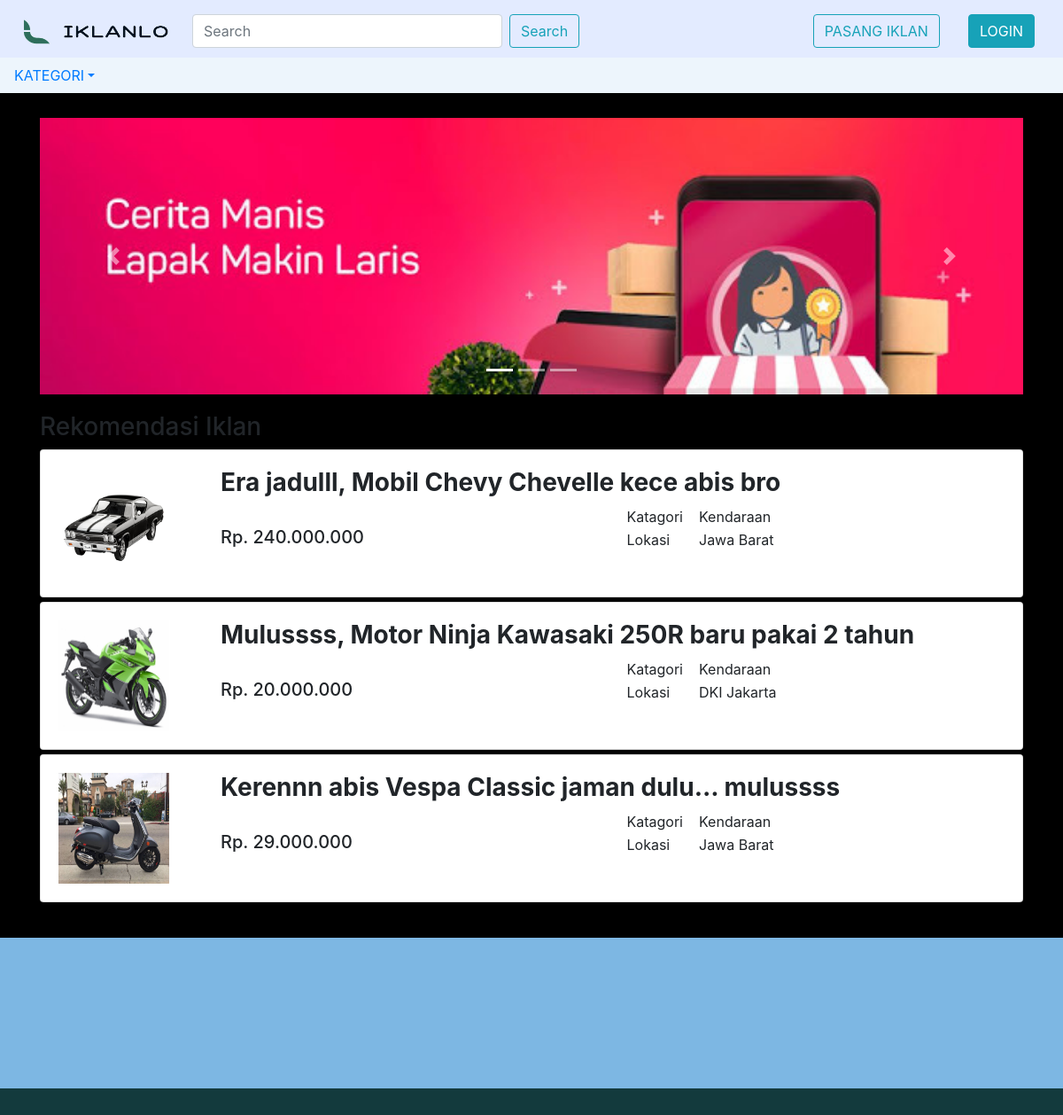
Page /index_kendaraan.php on the committed database.
### tables this page shows
CREATE TABLE `barang` (
  `id_iklan` int(10) NOT NULL,
  `id_user` int(10) NOT NULL,
  `nama_barang` varchar(200) DEFAULT NULL,
  `kategori` varchar(50) NOT NULL,
  `harga` varchar(50) NOT NULL,
  `lokasi` varchar(50) NOT NULL,
  `gambar` varchar(300) NOT NULL
);

### index_kendaraan.php (the view, shortened to what this page needs)
<?php
  include "open_db.php";
  include "notice_index.php";
  $query = mysqli_query($conn,"SELECT * FROM barang WHERE kategori = 'Kendaraan'");
?>
<!DOCTYPE html>
<html>
<head>
	<link rel="stylesheet" type="text/css" href="css/bootstrap.css">
	<link rel="stylesheet" type="text/css" href="template.css">
</head>
<body>
	<div class="container">
		<div class="header">
			<nav class="navbar fixed-top" style="background-color: #e3ebff;">
				<form class="form-inline">
  					<a class="navbar-brand" href="index.php"><img src="logo.png" width="175" height="30"></a>
    				<input class="form-control mr-sm-2" type="search" placeholder="Search"
    					aria-label="Search" style="width: 350px; margin-left: 10px;">
   					<button class="btn btn-outline-info my-2 my-sm-0" type="submit">Search</button>
  				</form>
  				<ul class="nav justify-content-end" >
  					<li class="nav-item">
  						<a class="nav-link" href="form_iklan.php">
                <button type="button" class="btn btn-outline-info">PASANG IKLAN</button>
              </a>
  					</li>
  					<li class="nav-item">
  						<a class="nav-link" href="login.php">
  							<button type="button" class="btn btn-info">LOGIN</button>
  						</a>
  					</li>
  				</ul>
			</nav>
			<nav class="fixed-top" style="background-color: #edf5fc; top: 65px;">
				<div class="nav-item dropdown megamenu-li">
       				<a class="nav-link dropdown-toggle" href="" id="dropdown" data-toggle="dropdown"
       					aria-haspopup="true" aria-expanded="false">KATEGORI</a>
      			</div>
			</nav>
		</div>
		<div class="main">
			<div id="carouselExampleIndicators" class="carousel slide" data-ride="carousel"
				style="margin-bottom: 20px;">
  				<ol class="carousel-indicators">
    				<li data-target="#carouselExampleIndicators" data-slide-to="0" class="active"></li>
    				<li data-target="#carouselExampleIndicators" data-slide-to="1"></li>
    				<li data-target="#carouselExampleIndicators" data-slide-to="2"></li>
  				</ol>
  				<div class="carousel-inner">
    				<div class="carousel-item active">
      					<img src="pic/image1.jpeg" class="d-block w-100">
   					</div>
  				</div>
  			<a class="carousel-control-prev" href="#carouselExampleIndicators" role="button" data-slide="prev">
    			<span class="carousel-control-prev-icon" aria-hidden="true"></span>
  			</a>
  			<a class="carousel-control-next" href="#carouselExampleIndicators" role="button" data-slide="next">
    			<span class="carousel-control-next-icon" aria-hidden="true"></span>
  			</a>
			</div>
			<h3>Rekomendasi Iklan</h3>
      <?php while ($data = mysqli_fetch_array($query)){ ?>
			<div class="card" style="margin-bottom: 5px;">
				<div class="card-body" >
					<div class="row">
            <div class="col-2">
              <img src="img/<?= $data["gambar"]; ?>" width="125px" height="125px">
            </div>
            <div class="col-10">
                <h3><strong><?php echo $data['nama_barang']; ?></strong></h3>
               <div class="row">
                <div class="col-6"><br>
                  <h5> Rp. <?php echo $data['harga']; ?><h5/>
                </div>
                <div class="col">
                <table>
                  <tr>
                    <td>Katagori</td>
                    <td>&emsp;<?php echo $data['kategori']; ?></td>
                  </tr>
                  <tr>
                    <td>Lokasi</td>
                    <td>&emsp;<?php echo $data['lokasi']; ?></td>
                  </tr>
                </table>
                </div>
               </div>
            </div>
          </div>
				</div>
			</div>
      <?php } ?>
		</div>
	</div>
	<div class="footer">
		<div class="ft-1">
		</div>
		<div class="ft-2">
		</div>
	</div>
</body>
</html>

### template.css (style rules this page uses)
body { background-color: black !important; }
.container { height: 100%; }
.megamenu-li { position: static; }
.main { margin-top: 12%; }
.footer { margin-top: 40px; height: 200px; bottom: 0 auto; }
.ft-1 { height: 170px; bottom: 20px auto; background: #7db7e3; }
.ft-2 { height: 30px; background: #133a3d; bottom: 0 auto; }
ul { list-style-type: none; color: white; }

### rows in the picture
barang: gambar (picture), nama_barang "Era jadulll, Mobil Chevy Chevelle kece abis bro", harga "240.000.000", kategori "Kendaraan", lokasi "Jawa Barat"
barang: gambar (picture), nama_barang "Mulussss, Motor Ninja Kawasaki 250R baru pakai 2 tahun", harga "20.000.000", kategori "Kendaraan", lokasi "DKI Jakarta"
barang: gambar (picture), nama_barang "Kerennn abis Vespa Classic jaman dulu... mulussss", harga "29.000.000", kategori "Kendaraan", lokasi "Jawa Barat"
